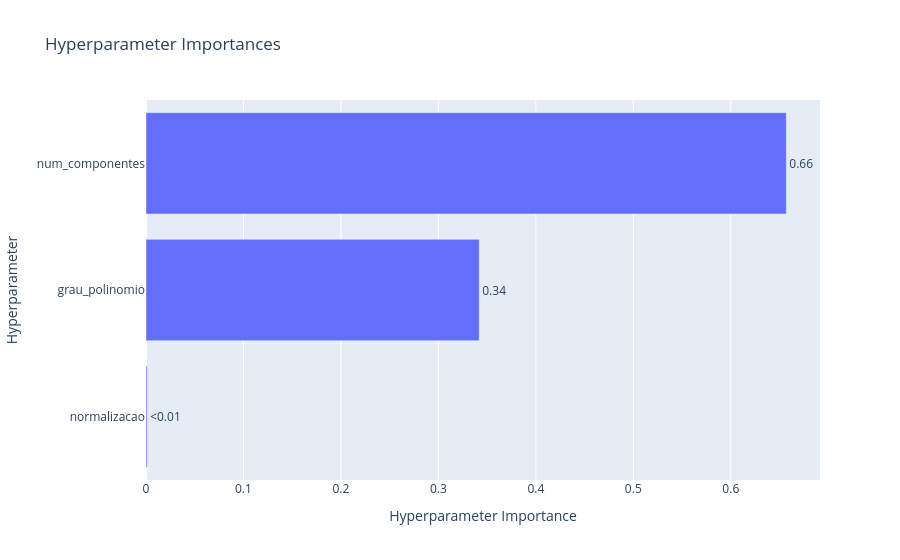

Write notebook code for a chart like this one.
### Markdown cell above
Como o amostrador de grade usado (`GridSampler`) testa todas as combinações em ordem aleatória, garantindo uma busca exaustiva sem repetições, a linha do gráfico de histórico do `optuna` que fizemos para os outros algortimos só irá mostrar a ordem do sorteio, e não uma convergência da busca como ocorreu nos pipelines com o `TPESampler`. O resultado final obtido com a amostragem em grade independe da ordem de avaliação, portanto não há motivo de analisarmos esse gráfico.

Com isso, vamos analisar os resultados graficamente:

### Code cell
vis.plot_param_importances(estudo_linear_pca)

### Figure 1 — Plotly figure (JSON) as saved in the notebook; plotly's stock layout.template omitted (floating-point values rounded to 4 significant figures)
{"data": [{"cliponaxis": false, "hovertemplate": ["normalizacao (CategoricalDistribution): 0.001165251017282121<extra></extra>", "grau_polinomio (CategoricalDistribution): 0.3418770813277486<extra></extra>", "num_componentes (IntDistribution): 0.6569576676549693<extra></extra>"], "name": "Objective Value", "orientation": "h", "text": ["<0.01", "0.34", "0.66"], "textposition": "outside", "type": "bar", "x": [0.001165, 0.3419, 0.657], "y": ["normalizacao", "grau_polinomio", "num_componentes"]}], "layout": {"title": {"text": "Hyperparameter Importances"}, "xaxis": {"title": {"text": "Hyperparameter Importance"}}, "yaxis": {"title": {"text": "Hyperparameter"}}}}
